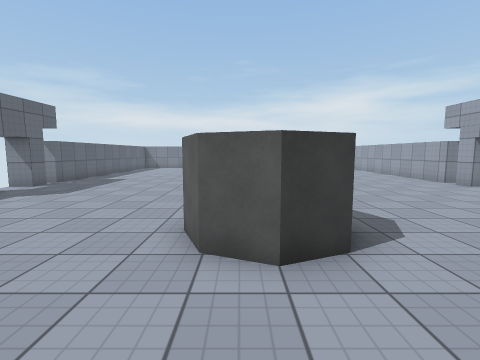
view 1 (above)

15 first-person views from a walk through a scene from a Unity 3-D project. The camera is 1.4 m above the floor, tilts 6° down and sees 85° across. Doors are open. The floor is counted in squares, 1 m on a side. Each view is taken from the middle of a square. On the plan, view 1 faces up. The plan holds only what a view shows up to about 13 squares ahead; the rest is blank. The player character is not drawn. Surface patterns are stand-ins for the level's own textures.

view 2
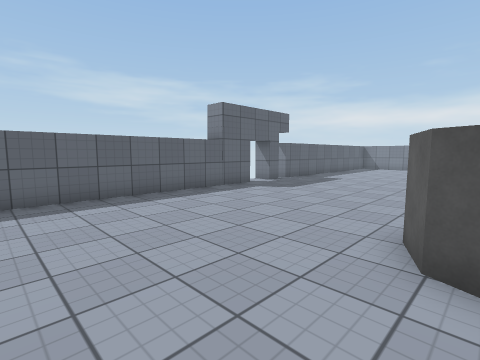

view 3
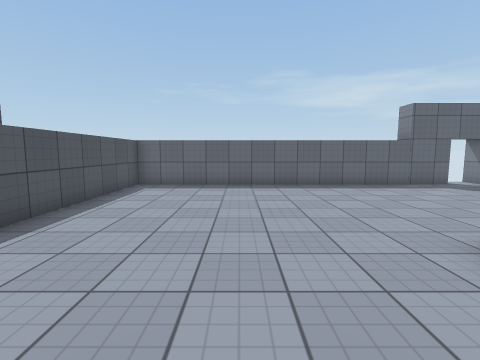

view 4
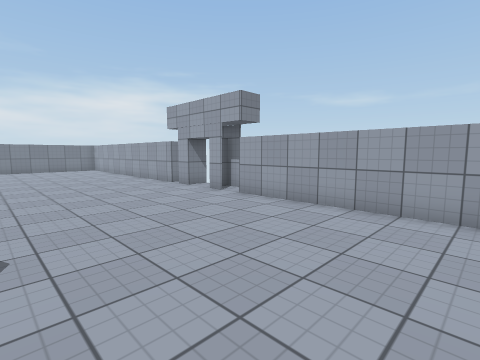

view 5
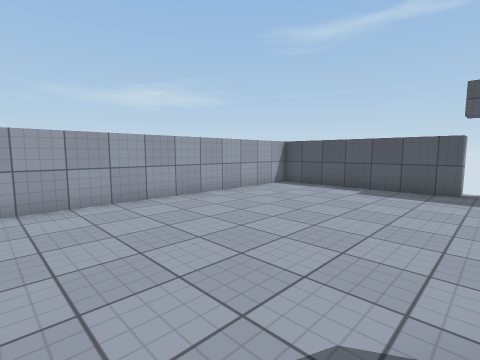

view 6
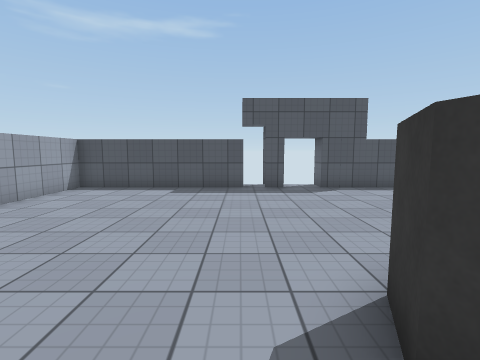

view 7
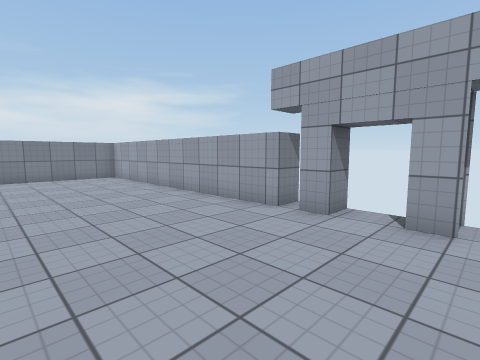

view 8
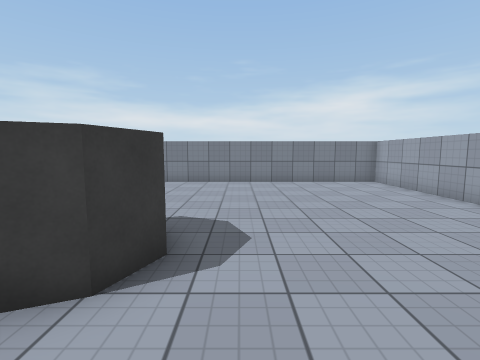

view 9
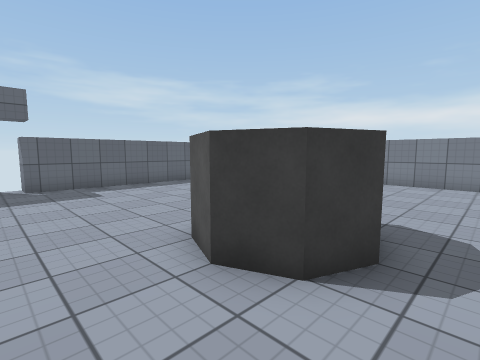

view 10
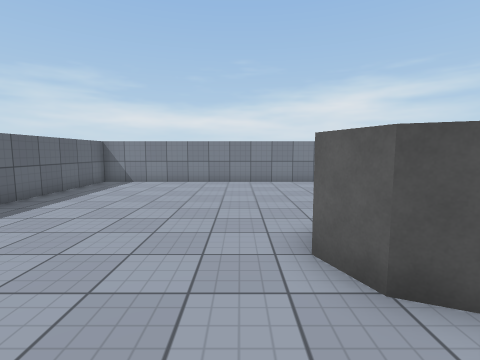

view 11
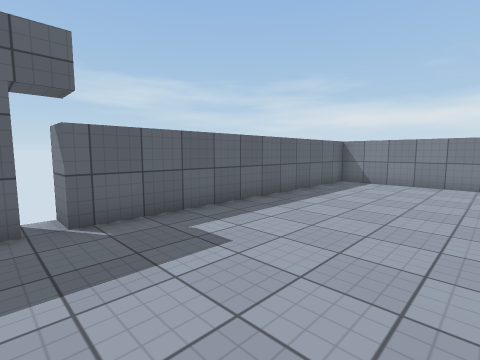

view 12
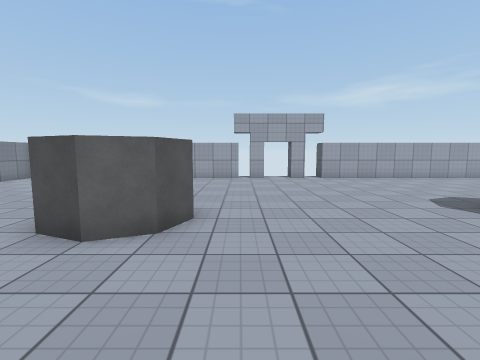

view 13
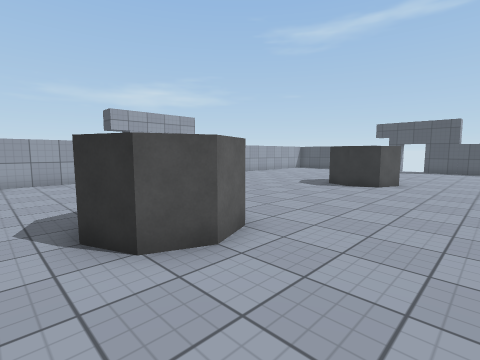

view 14
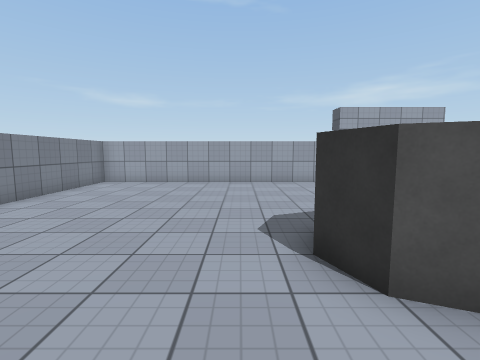

view 15
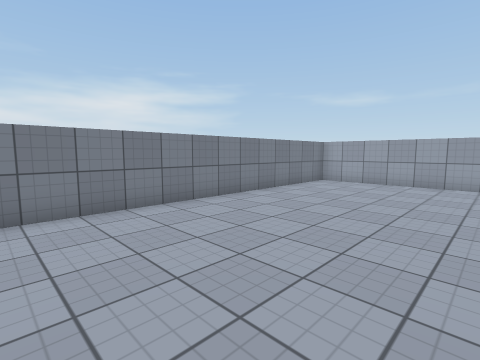

### Floor plan
Points are (right, up) in squares from view 1. A wall is a line through its corners. A room is listed if a view was taken in it or the views show most of it. See-through windows are left out.
Room 1 (views 1, 2, 3, 4, 5, 6, 7, 8, 9, 10, 11, 12, 13, 14, 15)
walls: (2, 14.5) (1.6, 13.4) (0.5, 13) (-0.6, 13.4) (-1, 14.5) (-0.6, 15.5) (0.5, 16); (2, 4.6) (1.5, 3.5) (0.5, 3.1) (-0.6, 3.5) (-1, 4.6) (-0.6, 5.7) (0.5, 6.1) (1.6, 5.6); (-8.5, 9.2) (-8.5, -4.5) (-0.3, -4.5); (-8.5, 11.5) (-8.5, 10.7) (-9.5, 10.7); (9.5, 8.4) (9.5, 9.2); (9.5, 12.1) (9.5, 23.5) (-8.5, 23.5) (-8.5, 12.1); (10.5, 10.7) (9.5, 10.7) (9.5, 11.5); (10.5, 8.4) (10.5, 9.2); (1.1, -4.5) (2, -4.5); (2.9, -4.5) (9.5, -4.5) (9.5, 7.5)
ways out: open door at (-9, 12); open door at (2.5, -5); open door at (10, 8); open door at (10, 12)

Positions as (right, up) in squares from view 1, and headings:
1: (0, 0), facing up
2: (0, 0), facing up-left
3: (3, 0), facing left
4: (3, 1), facing up-right
5: (2, 6), facing down-right
6: (3, 6), facing down
7: (4, 8), facing up-right
8: (3, 11), facing up
9: (3, 11), facing up-left
10: (-2, 11), facing up
11: (-3, 11), facing up-left
12: (-5, 12), facing right
13: (-4, 17), facing down-right
14: (-3, 17), facing right
15: (-3, 17), facing up-right
